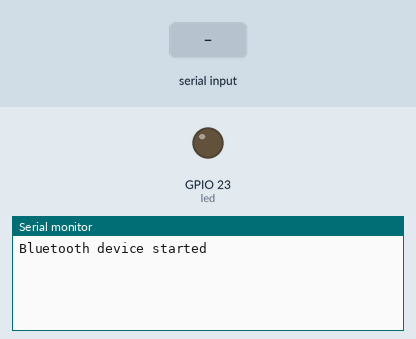
The sketch below on a simulated ESP32. Shown: output pins drawn as LEDs (lit = HIGH), the last lines printed to the serial monitor. The test bench sets the inputs (shaded band). Nothing arrives over Bluetooth unless stated.

Above: at 1.2 s.
1.3 s: "led_on\n" received over the second serial link
At 2.0 s:
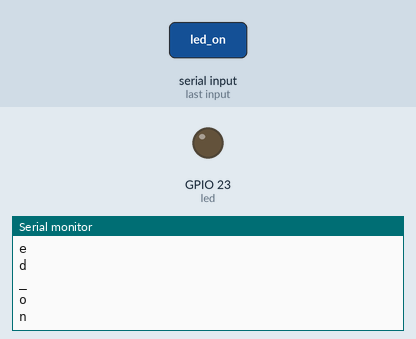
2.8 s: "led_off\n" received over the second serial link
At 3.8 s:
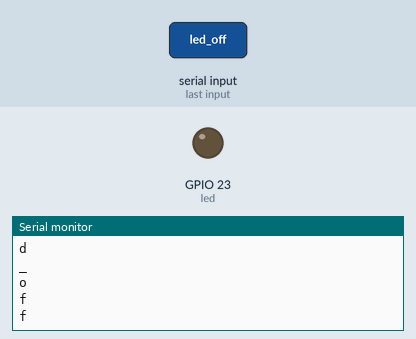
4.4 s: "1\n" received over the second serial link
At 5.3 s:
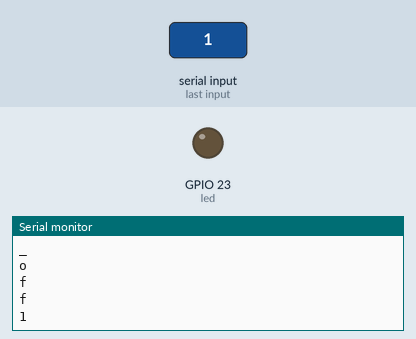

The sketch:

bluetoothServer.ino
```cpp
#include <BluetoothSerial.h>

BluetoothSerial SerialBT;
String message = "";
int led = 23;
void setup() {
  pinMode(led,OUTPUT);
  Serial.begin(115200);
  SerialBT.begin("ESP32_Server"); // Set Bluetooth device name
  Serial.println("Bluetooth device started");
}

void loop() {
  if (SerialBT.available()) {
    char incomingChar = SerialBT.read();
    if(incomingChar != '\n'){
      message += String(incomingChar);
    }else{
      message = "";
    }
    Serial.write(incomingChar);
    if(message == "led_on"){
      digitalWrite(led,HIGH);
      Serial.println(message);
    }
    else if(message == "led_off"){
      digitalWrite(led,LOW);
      //Serial.println(message);
    }
    Serial.println();
  }
  message = "";
  if (Serial.available()) {
    char send = Serial.read();
    SerialBT.write(send);
  }

  delay(20);
}
```

Measured:
- after the input at 1.3 s, the serial monitor: prints a new line at once (image 1)
- after the input at 2.8 s, the serial monitor: prints a new line after 0.11 s (image 2)
- after the input at 4.4 s, the serial monitor: prints a new line at once (image 3)
